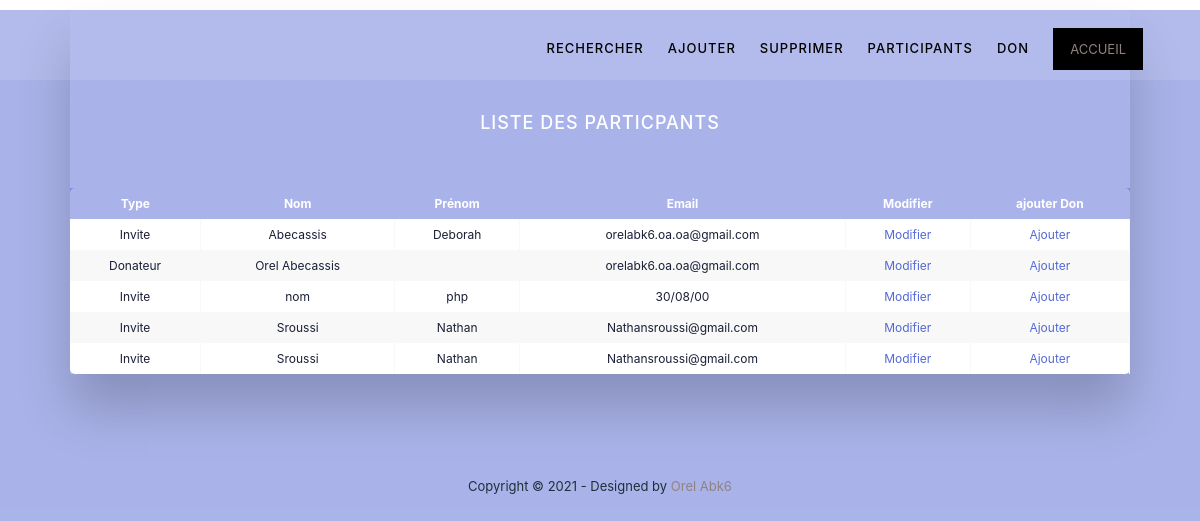
The page /assets/php/listeProspect.php on the database its author committed.
### tables this page shows
CREATE TABLE `participant` (
  `Id_part` int(11) NOT NULL,
  `Statut` varchar(11) NOT NULL,
  `Nom` varchar(20) NOT NULL,
  `Prenom` varchar(20) NOT NULL,
  `Nom_Hebraique` varchar(20) DEFAULT NULL,
  `Nom_hebraique_Parents` varchar(255) DEFAULT NULL,
  `Email` varchar(50) NOT NULL,
  `Date_naissance` date DEFAULT NULL,
  `Sexe` varchar(3) DEFAULT NULL,
  `Adresse` varchar(50) DEFAULT NULL,
  `Adresse1` varchar(50) DEFAULT NULL,
  `codePostal` int(11) DEFAULT NULL,
  `Ville` varchar(20) DEFAULT NULL,
  `Pays` varchar(20) DEFAULT NULL,
  `Mobile` int(11) DEFAULT NULL,
  `Societe` varchar(20) DEFAULT NULL,
  `commentaire` varchar(255) DEFAULT NULL
);

### assets/php/listeProspect.php (called while the page is built, shortened)
<?php
include('sous-menu.php');
include("../tools/fonction.php");
  $info=array();
  $invite = listerInvite($info);
  include("../vues/vListerProspect.php");
  include("footer.php");
  ?>

### assets/tools/fonction.php (called while the page is built, shortened)
<?php
function listerInvite($info)
{
  $connect=connexionBdd();
  if (TRUE)
  {
      $requete="select * from participant ; ";
      $jeuResultat=$connect->query($requete);
      $jeuResultat->setFetchMode(PDO::FETCH_OBJ);
      $i = 0;
      $ligne = $jeuResultat->fetch();
      while($ligne)
      {
          $info[$i]['Id_part']=$ligne->Id_part;
          $info[$i]['Statut']=$ligne->Statut;
          $info[$i]['nom']=$ligne->Nom;
          $info[$i]['prenom']=$ligne->Prenom;
          $info[$i]['Nom_Hebraique']=$ligne->Nom_Hebraique;
          $info[$i]['Nom_hebraique_Parents']=$ligne->Nom_hebraique_Parents;
          $info[$i]['Email']=$ligne->Email;
          $info[$i]['Date_naissance']=$ligne->Date_naissance;
          $info[$i]['Sexe']=$ligne->Sexe;
          $info[$i]['Adresse']=$ligne->Adresse;
          $info[$i]['Adresse1']=$ligne->Adresse1;
          $info[$i]['codePostal']=$ligne->codePostal;
          $info[$i]['Ville']=$ligne->Ville;
          $info[$i]['Pays']=$ligne->Pays;
          $info[$i]['Mobile']=$ligne->Mobile;
          $info[$i]['Societe']=$ligne->Societe;
          $info[$i]['commentaire']=$ligne->commentaire;
          $ligne=$jeuResultat->fetch();
          $i = $i + 1;
      }
    }
    return $info;
}
?>

### assets/vues/vListerProspect.php (the view, shortened to what this page needs)
<html><head><link rel="stylesheet" href="assets/css/style.css"></head></html>
<div class="table-wrapper" >
    <table class="fl-table" class="table-wrapper">
      <?php
if (count($invite)>0)
{
?>
<br><br><br>
<div id="rechercher1">
  <h2>Liste des Particpants</h2>
  </div>
<br>
<thead>
        <tr>
          <th>Type</th>
          <th>Nom</th>
          <th>Prénom</th>
          <th>Email</th>
          <th>Modifier</th>
          <th>ajouter Don</th>
        </tr>
        </thead>
<?php
}
?>
      <tbody>
<?php
    $i = 0;
    while($i<count($invite))
    {
 ?>
        <tr>
            <td><?php echo $invite[$i]["Statut"] ?></td>
            <td><?php echo $invite[$i]["nom"] ?></td>
            <td><?php echo $invite[$i]["prenom"]?></td>
            <td><?php echo $invite[$i]["Email"]?></td>
            <td><a href='../php/modifier.php?ID=" <?php echo $invite[$i]["Id_part"] ?>"'>Modifier</a></td>
            <td><a href='../php/ajouter_Dons.php?ID="<?php echo $invite[$i]["Id_part"] ?>"'>Ajouter</td>
<?php
        $i = $i + 1;
     }
?>
       </tbody>
     </table>
  </div>

### assets/php/sous-menu.php (shortened to what this page needs)
<html lang="en">
  <head>
    <link rel="stylesheet" type="text/css" href="../css/bootstrap.min.css">
    <link rel="stylesheet" type="text/css" href="../css/font-awesome.css">
    <link rel="stylesheet" href="../css/templatemo-training-studio.css">
    </head>
    <body>
    <header class="header-area header-sticky">
        <div class="container">
            <div class="row">
                <div class="col-12">
                    <nav class="main-nav">
                        <ul class="nav">
                            <li class="scroll-to-section"><a href="rechercher2.php">Rechercher</a></li>
                            <li class="scroll-to-section"><a href="ajouter.php">Ajouter </a></li>
                            <li class="scroll-to-section"><a href="supprimer.php">Supprimer</a></li>
                            <li class="scroll-to-section"><a href="listeProspect.php">Participants</a></li>
                            <li class="scroll-to-section"><a href="listerRecapDon.php"> Don</a></li>
                            <li class="scroll-to-section"><a href="../../index.php" class="active">Accueil</a></li>
                        </ul>
                    </nav>
                </div>
            </div>
        </div>
    </header>
  </body>
</html>

### assets/php/footer.php
<footer>
    <div class="container">
        <div class="row">
            <div class="col-lg-12">
                <p>Copyright &copy; 2021
                - Designed by <a rel="nofollow" href="https://www.instagram.com/orelabk6/" class="tm-text-link" target="_parent">Orel Abk6</a></p>
            </div>
        </div>
    </div>
</footer>

### assets/css/templatemo-training-studio.css (style rules this page uses)
html, body, div, span, applet, object, iframe, h1, h2, h3, h4, h5, h6, p, blockquote, div pre, a, abbr, acronym, address, big, cite, code, del, dfn, em, font, img, ins, kbd, q, s, samp, small, strike, strong, sub, sup, tt, var, b, u, i, center, dl, dt, dd, ol, ul, li, figure, header, nav, section, article, aside, footer, figcaption { margin: 0; padding: 0; border: 0; outline: 0; }
.table-wrapper { margin: 10px 70px 70px; box-shadow: 0px 35px 50px rgba( 0, 0, 0, 0.2 ); }
.fl-table { border-radius: 5px; font-size: 12px; font-weight: normal; border: none; border-collapse:collapse; width: 100%; max-width: 100%; white-space: nowrap; background-color: white; }
.fl-table td, .fl-table th { text-align: center; padding: 8px; }
.fl-table td { border-right: 1px solid #f8f8f8; font-size: 12px; }
.fl-table thead th { color: #ffffff; background: #4FC3A1; }
.fl-table thead th:nth-child(odd) { color: #ffffff; background: #324960; }
.fl-table tr:nth-child(even) { background: #F8F8F8; }
* { padding: 0; margin: 0; color: #1a1f36; box-sizing: border-box; word-wrap: break-word; font-family: -apple-system,BlinkMacSystemFont,Segoe UI,Roboto,Helvetica Neue,Ubuntu,sans-serif; }
body { min-height: 100%; background-color: #ffffff; }
a { color: #5469d4; text-decoration: unset; }
ul, li { padding: 0; margin: 0; list-style: none; }
header, nav, section, article, aside, footer, hgroup { display: block; }
* { box-sizing: border-box; }
html, body { font-family: 'Poppins', sans-serif; font-weight: 400; background-color: #fff; font-size: 16px; -ms-text-size-adjust: 100%; -webkit-font-smoothing: antialiased; -moz-osx-font-smoothing: grayscale; }
a { text-decoration: none !important; }
h1, h2, h3, h4, h5, h6 { margin-top: 0px; margin-bottom: 0px; }
ul { margin-bottom: 0px; }
p { font-size: 14px; line-height: 25px; color: #7a7a7a; }
html, body { background: #fff; font-family: 'Poppins', sans-serif; }
.main-nav { position: relative; top: 10%; }
.header-area { position: absolute; top: 0px; left: 0px; right: 0px; z-index: 100; height: 80px; background: rgba(250,250,250,0.1); -webkit-transition: all .5s ease 0s; -moz-transition: all .5s ease 0s; -o-transition: all .5s ease 0s; transition: all .5s ease 0s; }
.header-area .main-nav { min-height: 80px; background: transparent; }
.header-area .main-nav .nav { float: right; margin-top: 27px; margin-right: 0px; background-color: transparent; -webkit-transition: all 0.3s ease 0s; -moz-transition: all 0.3s ease 0s; -o-transition: all 0.3s ease 0s; transition: all 0.3s ease 0s; position: relative; z-index: 999; }
.header-area .main-nav .nav li { padding-left: 20px; padding-right: 20px; }
.header-area .main-nav .nav li a { display: block; font-weight: 500; font-size: 13px; color: #7a7a7a; text-transform: uppercase; -webkit-transition: all 0.3s ease 0s; -moz-transition: all 0.3s ease 0s; -o-transition: all 0.3s ease 0s; transition: all 0.3s ease 0s; height: 40px; line-height: 40px; border: transparent; letter-spacing: 1px; }
.header-area .main-nav .nav li a { color: rgb(0, 0, 0); }
.header-area .main-nav .nav li:last-child a { display: inline-block; font-size: 13px; padding: 11px 17px; background-color: #000000; color: #fff; text-align: center; font-weight: 400; letter-spacing: 0px; text-transform: uppercase; transition: all .3s; height: auto; line-height: 20px; }
.header-area .main-nav .nav li:hover a, .header-area .main-nav .nav li a.active { color: #91827f!important; opacity: 1; }
.header-area.header-sticky { min-height: 80px; }
.header-area.header-sticky .nav { margin-top: 20px !important; }
.header-area.header-sticky .nav li a.active { color: #91827f; }
@media (max-width: 1200px) { .header-area .main-nav .nav li { padding-left: 12px; padding-right: 12px; } }
@media (max-width: 1200px) { .header-area .main-nav:before { display: none; } }
@media (min-width: 767px) { .header-area .main-nav .nav { display: flex !important; } }
footer { text-align: center; padding: 30px 0px; }
footer p { color: #232d39; font-size: 13px; }
footer p a { cursor: pointer; color: #91827f; }

### rows shown on the page
participant: Statut "Invite", Nom "Abecassis", Prenom "Deborah", Email "orelabk6.oa.oa@gmail.com"
participant: Statut "Donateur", Nom "Orel Abecassis", Email "orelabk6.oa.oa@gmail.com"
participant: Statut "Invite", Nom "nom", Prenom "php", Email "30/08/00"
participant: Statut "Invite", Nom "Sroussi", Prenom "Nathan", Email "Nathansroussi@gmail.com"
participant: Statut "Invite", Nom "Sroussi", Prenom "Nathan", Email "Nathansroussi@gmail.com"
